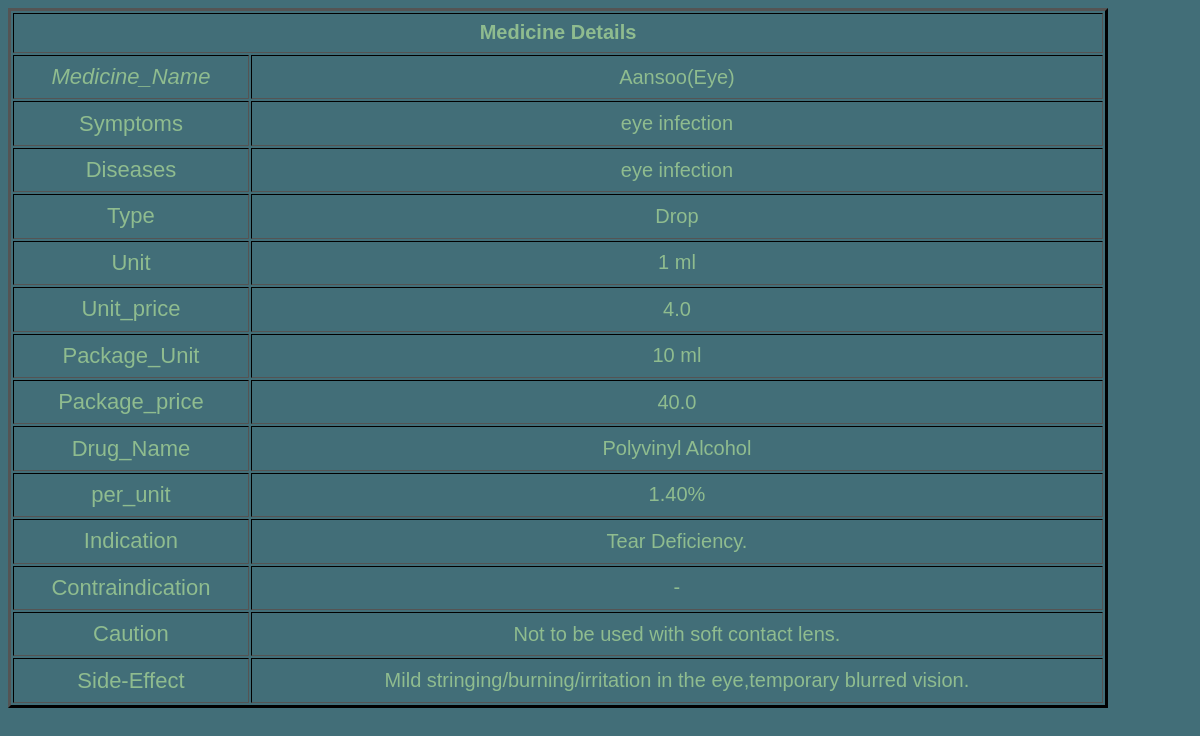
Screenshot of /guide/view/1/ with the database file from the repository.
### guide/models.py (models this page shows, shortened)
class guides(models.Model):
    mname=models.CharField(null='False',verbose_name='Medicine_Name',max_length=30)
    symptoms = models.CharField(max_length=1000, null='False')
    diseases = models.CharField(max_length=1000,null='False')
    category=models.CharField(null='False',verbose_name='Type',max_length=50)
    unit=models.CharField(max_length=10,null='False',verbose_name='Unit')
    unit_price=models.FloatField(null='False',verbose_name='Unit_price')
    package_unit=models.CharField(max_length=10,null='False',verbose_name='Package_Unit')
    package_price=models.FloatField(null='False',verbose_name='Package_price')
    drug=models.CharField(max_length=20,null='False',verbose_name='Drug_Name')
    per_unit=models.CharField(max_length=10,null='False',verbose_name='per_unit')
    indication=models.CharField(max_length=100,verbose_name='Indication')
    contraindication=models.CharField(max_length=100,verbose_name='Containdication')
    caution=models.CharField(max_length=500,null='True',verbose_name='Caution')
    side_effect=models.CharField(max_length=500,null='True',verbose_name='Side-Effect')

### guide/views.py (the view)
# urls.py: path('view/<int:pk>/', View,name='vieww'),
def View(request, pk):
    guide= get_object_or_404(guides,id=pk)
    return render(request,'view.html',{'key':guide})

### guide/templates/view.html
{% load static %}
<html>
    <head>
        <link rel="stylesheet" type="text/css" href="{% static 'guide.css' %}">
    </head>
    <body>
        <table border=3>
        <th colspan="2">Medicine Details</th>
<tr><td class="menu"><I>Medicine_Name</I></td><td>{{key.mname}}</td></tr>
<tr><td class="menu">Symptoms</td><td>{{key.symptoms}}</td></tr>
<tr><td class="menu">Diseases</td><td>{{key.diseases}}</td></tr>
<tr><td class="menu">Type</td><td>{{ key.category }}</td></tr>
<tr><td class="menu">Unit</td><td>{{ key.unit }}</td></tr>
<tr><td class="menu">Unit_price</td><td>{{ key.unit_price }}</td></tr>
<tr><td class="menu">Package_Unit</td><td>{{ key.package_unit }}</td></tr>
<tr><td class="menu">Package_price</td><td>{{ key.package_price }}</td></tr>
<tr><td class="menu">Drug_Name</td><td>{{ key.drug }}</td></tr>
<tr><td class="menu">per_unit</td><td>{{ key.per_unit }}</td></tr>
<tr><td class="menu">Indication</td><td>{{ key.indication }}</td></tr>
<tr><td class="menu">Contraindication</td><td>{{ key.contraindication }}</td></tr>
<tr><td class="menu">Caution</td><td>{{ key.caution }}</td></tr>
<tr><td class="menu">Side-Effect</td><td>{{ key.side_effect }}</td></tr>
        </table>
</body>
</html>

### guide/static/guide.css (style rules this page uses)
body { background-color: rgba(13, 70, 83, 0.78); }
table { border-color:black; height:700px; width:1100px; text-align: center; font-size: 20px; color:darkseagreen; font-family: Arial, Helvetica, sans-serif; }
table tr td.menu { font-size: 22px; }

### rows the page displays
guides: mname "Aansoo(Eye)", symptoms "eye infection", diseases "eye infection", category "Drop", unit "1 ml", unit_price "4.0", package_unit "10 ml", package_price "40.0", drug "Polyvinyl Alcohol", per_unit "1.40%", indication "Tear Deficiency.", contraindication "-", caution "Not to be used with soft contact lens.", side_effect "Mild stringing/burning/irritation in the eye,temporary blurred vision."
